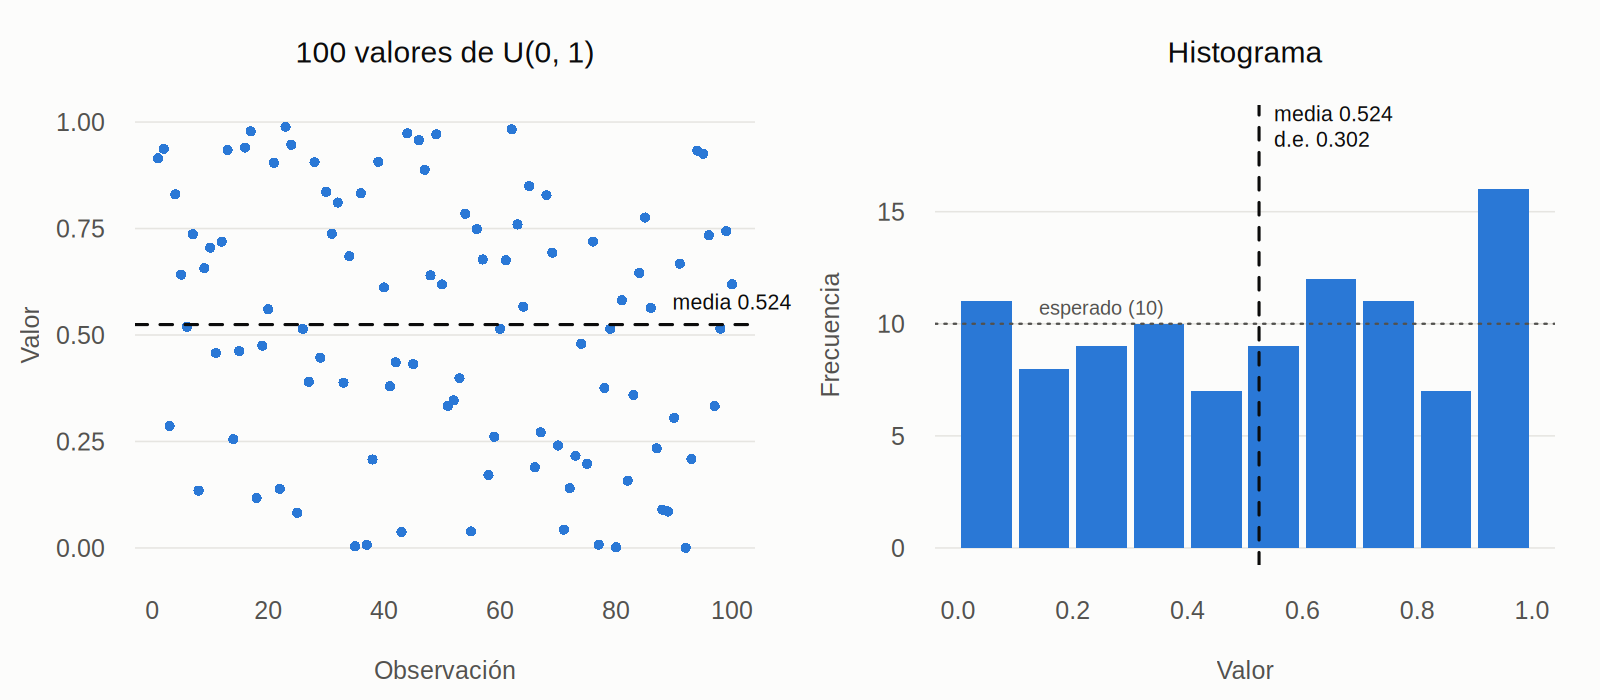

This figure's R source:
# 100 valores aleatorios de una distribución uniforme U(0, 1):
# gráfica, media y desviación estándar.

set.seed(42)  # misma muestra en cada ejecución
x <- runif(100, min = 0, max = 1)

media <- mean(x)
desv  <- sd(x)

cat(sprintf("Media:               %.4f  (teórica 0.5000)\n", media))
cat(sprintf("Desviación estándar: %.4f  (teórica %.4f)\n", desv, 1 / sqrt(12)))

# Colores
serie  <- "#2a78d6"
fondo  <- "#fcfcfb"
tinta  <- "#0b0b0b"
tenue  <- "#52514e"
reja   <- "#e6e5e1"

png("uniforme.png", width = 1600, height = 700, res = 150, bg = fondo)
par(mfrow = c(1, 2), mar = c(4.5, 4.5, 3.5, 1.5), family = "sans",
    col.axis = tenue, col.lab = tenue, fg = tenue, bty = "n", las = 1)

# 1) Valores en orden de generación
plot(x, pch = 16, cex = 0.9, col = serie, ylim = c(0, 1),
     xlab = "Observaci\u00f3n", ylab = "Valor", axes = FALSE,
     main = "100 valores de U(0, 1)", col.main = tinta, font.main = 1, cex.main = 1.2)
abline(h = seq(0, 1, 0.25), col = reja, lwd = 1)
points(x, pch = 16, cex = 0.9, col = serie)
abline(h = media, col = tinta, lwd = 2, lty = 2)
axis(1, lwd = 0, lwd.ticks = 0)
axis(2, at = seq(0, 1, 0.25), lwd = 0, lwd.ticks = 0)
text(100, media, sprintf("media %.3f", media), pos = 3, col = tinta, cex = 0.85, xpd = NA)

# 2) Histograma
cortes <- seq(0, 1, by = 0.1)
h <- hist(x, breaks = cortes, plot = FALSE)
plot(NULL, xlim = c(0, 1), ylim = c(0, max(h$counts) + 3), axes = FALSE,
     xlab = "Valor", ylab = "Frecuencia",
     main = "Histograma", col.main = tinta, font.main = 1, cex.main = 1.2)
abline(h = pretty(c(0, max(h$counts) + 3)), col = reja, lwd = 1)
hueco <- 0.006
rect(cortes[-length(cortes)] + hueco, 0, cortes[-1] - hueco, h$counts,
     col = serie, border = NA)
abline(h = 10, col = tenue, lwd = 1.5, lty = 3)  # frecuencia esperada: 100 / 10
text(0.25, 10, "esperado (10)", pos = 3, col = tenue, cex = 0.8, offset = 0.3, xpd = NA)
abline(v = media, col = tinta, lwd = 2, lty = 2)
text(media, max(h$counts) + 2.5, sprintf("media %.3f\nd.e. %.3f", media, desv),
     pos = 4, col = tinta, cex = 0.85)
axis(1, at = seq(0, 1, 0.2), lwd = 0, lwd.ticks = 0)
axis(2, lwd = 0, lwd.ticks = 0)

invisible(dev.off())
cat("Gráfica guardada en uniforme.png\n")
